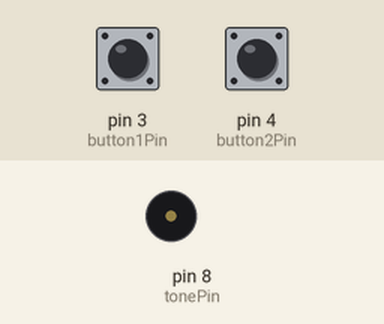
Simulated run of this sketch. Board: Arduino Uno, built with avr-gcc and run on an emulated ATmega328P. Parts: buzzer (waves = sounding). The inputs (shaded band) are chosen by the test bench; at power-on: pin 3 (button1Pin) HIGH, pin 4 (button2Pin) HIGH.

Above: at 1.2 s.
1.3 s: pin 3 (button1Pin) pulled LOW for 0.15 s
At 2.89 s:
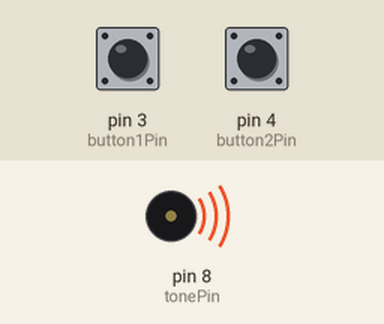
4.4 s: pin 4 (button2Pin) pulled LOW for 3.2 s
Timing chart, 0 to 15.1 s (numbered marks = the images above; inputs shaded):
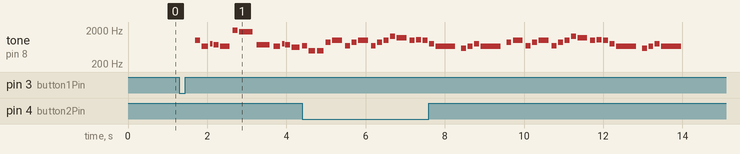

The sketch:

Code.ino
```cpp
/* ENGR 450
   Milestone 1
   Button Controlled Buzzer

   created: 1 Sep 2017
   last modified: 8 Sep 2017
   Authors: Parker Lyman & Tim Logan

   Plays tunes on button presses allowing for one pending button
*/
#include "pitches.h"

//constants
const int button1Pin = 3; //defines location of button one
const int button2Pin = 4; //defines location of button two
const int tonePin = 8; //defines location of buzzer

//variables will change:
int currentState; //is the state at which the code currently is
int patternPlaying; //says which tune pattern is playing
int patternPending; //say which tune pattern is pending
int thisNote;
int note = 0; //The note that the tune is on
int priorTime = 0; //The time of the perivous note
int pauseBetweenNotes = 400; //Sets a pause time between notes

unsigned long patternStartTime; //Creates a long number for the start time


void setup() {
  //initialize the button pin as an input
  pinMode(tonePin, OUTPUT);

  pinMode(button1Pin, INPUT);
  pinMode(button2Pin, INPUT);
  state1Setup();


}

void loop() {
  switch (currentState) { //This switch statment allows the code to step back and forth between the diffrent states
    case 1:
      //Waiting
      state1();
      break;
    case 2:
      //Playing
      state2();
      break;
    case 3:
      //Pending-Playing
      state3();
      break;
  }

}
```

pitches.h
```cpp
/*************************************************
 * Public Constants
 *************************************************/

#define NOTE_B0  31
#define NOTE_C1  33
#define NOTE_CS1 35
#define NOTE_D1  37
#define NOTE_DS1 39
#define NOTE_E1  41
#define NOTE_F1  44
#define NOTE_FS1 46
#define NOTE_G1  49
#define NOTE_GS1 52
#define NOTE_A1  55
#define NOTE_AS1 58
#define NOTE_B1  62
#define NOTE_C2  65
#define NOTE_CS2 69
#define NOTE_D2  73
#define NOTE_DS2 78
#define NOTE_E2  82
#define NOTE_F2  87
#define NOTE_FS2 93
#define NOTE_G2  98
#define NOTE_GS2 104
#define NOTE_A2  110
#define NOTE_AS2 117
#define NOTE_B2  123
#define NOTE_C3  131
#define NOTE_CS3 139
#define NOTE_D3  147
#define NOTE_DS3 156
#define NOTE_E3  165
#define NOTE_F3  175
#define NOTE_FS3 185
#define NOTE_G3  196
#define NOTE_GS3 208
#define NOTE_A3  220
#define NOTE_AS3 233
#define NOTE_B3  247
#define NOTE_C4  262
#define NOTE_CS4 277
#define NOTE_D4  294
#define NOTE_DS4 311
#define NOTE_E4  330
#define NOTE_F4  349
#define NOTE_FS4 370
#define NOTE_G4  392
#define NOTE_GS4 415
#define NOTE_A4  440
#define NOTE_AS4 466
#define NOTE_B4  494
#define NOTE_C5  523
#define NOTE_CS5 554
#define NOTE_D5  587
#define NOTE_DS5 622
#define NOTE_E5  659
#define NOTE_F5  698
#define NOTE_FS5 740
#define NOTE_G5  784
#define NOTE_GS5 831
#define NOTE_A5  880
#define NOTE_AS5 932
#define NOTE_B5  988
#define NOTE_C6  1047
#define NOTE_CS6 1109
#define NOTE_D6  1175
#define NOTE_DS6 1245
#define NOTE_E6  1319
#define NOTE_F6  1397
#define NOTE_FS6 1480
#define NOTE_G6  1568
#define NOTE_GS6 1661
#define NOTE_A6  1760
#define NOTE_AS6 1865
#define NOTE_B6  1976
#define NOTE_C7  2093
#define NOTE_CS7 2217
#define NOTE_D7  2349
#define NOTE_DS7 2489
#define NOTE_E7  2637
#define NOTE_F7  2794
#define NOTE_FS7 2960
#define NOTE_G7  3136
#define NOTE_GS7 3322
#define NOTE_A7  3520
#define NOTE_AS7 3729
#define NOTE_B7  3951
#define NOTE_C8  4186
#define NOTE_CS8 4435
#define NOTE_D8  4699
#define NOTE_DS8 4978
```

playTune1.ino
```cpp
#include "pitches.h"


boolean playTune1(int elapsedTime) {
  //notes for melody 1 (Harry Potter)
  int melody1[] = {NOTE_B5, NOTE_E5, NOTE_G5, NOTE_FS5, NOTE_E5, NOTE_B6, NOTE_A6, NOTE_FS5, NOTE_E5, NOTE_G5,
                   NOTE_FS5,  NOTE_DS5, NOTE_F5, NOTE_B4, NOTE_B4
                  };
  //note durations for melody 1 (Harry Potter)
  int noteDurations1[]  = {8, 6, 16, 8, 4, 8, 3, 3, 6, 16,
                           8, 5, 8, 6, 6
                          };
  if (elapsedTime - priorTime > pauseBetweenNotes) { //this is the funciton that replaces the delay.

    // to calculate the note duration, take one second divided by the note type.
    //e.g. quarter note = 1000 / 4, eighth note = 1000/8, etc.
    int noteDuration = 1000 / noteDurations1[note];
    tone(tonePin, melody1[note], noteDuration);

    // to distinguish the notes, set a minimum time between them.
    // the note's duration + 30% seems to work well:
    pauseBetweenNotes = noteDuration * 1.30;
    priorTime = elapsedTime;
    note = note + 1; //goes to the next note in the melody

  }

  // Check if done
  if (note == 15) {

    note = 1;
    priorTime = 0;
    return true;
  }
  else return false;
}
```

playTune2.ino
```cpp
boolean playTune2(int elapsedTime) {
  //notes for melody 2 (Lost Woods)
  int melody2[] = {NOTE_F5, NOTE_A5, NOTE_B5, NOTE_F5, NOTE_A5, NOTE_B5, NOTE_F5, NOTE_A5, NOTE_B5, NOTE_E6, NOTE_D6, NOTE_B5,
                   NOTE_C6, NOTE_B5, NOTE_G5, NOTE_E5, NOTE_D5, NOTE_E5, NOTE_G5, NOTE_E5
                  };
  //note durations for melody 2 (Lost Woods)
  int noteDurations2[] = {8, 8, 4, 8, 8, 4, 8, 8, 8, 8, 4, 8, 8, 8, 8, 2, 8, 8, 8, 2};


  // iterate over the notes of the melody:
  if (elapsedTime - priorTime > pauseBetweenNotes) {

    // to calculate the note duration, take one second divided by the note type.
    //e.g. quarter note = 1000 / 4, eighth note = 1000/8, etc.
    int noteDuration = 1000 / noteDurations2[note];
    tone(tonePin, melody2[note], noteDuration);

    // to distinguish the notes, set a minimum time between them.
    // the note's duration + 30% seems to work well:
    pauseBetweenNotes = noteDuration * 1.30;
    priorTime = elapsedTime;
    note = note + 1;

  }
  // Check if done
  if (note == 20) {

    note = 1;
    priorTime = 0;
    return true;
  }
  else return false;
}
```

state1.ino
```cpp
void state1Setup() {
  currentState = 1; //allows the switch statment to know it is in state one
  patternPlaying = 0; //clears the patternPlaying value
  patternPending = 0; //clears the patternPending value
}
void state1() {
  int button1 = digitalRead(button1Pin); //checks for if button 1 was pressed
  if (button1 == LOW) { //if button one was pressed sets the tune to play to be tune 1 (Harry Potter)
    patternPlaying = 1;
    state2Setup(); //moves to state2
  }
  int button2 = digitalRead(button2Pin);
  if (button2 == LOW) { //if button two was pressed sets the tune to play to be tune 2 (Lost Woods)
    patternPlaying = 2;
    state2Setup(); //moves to state2
  }
}
```

state2.ino
```cpp
void state2Setup() {
  currentState = 2; //allows the switch statment to know it is in state two
  patternStartTime = millis(); //begins counting the start time
}
boolean done;
void state2() {
  if (note > 2) { //to avoid debounce issues only looks for button presses to queue if the first song is already on the second note
    int button1 = digitalRead(button1Pin);
    if (button1 == LOW) {
      patternPending = 1; //sets the pending pattern to tune 1
      state3Setup(); //moves to state3
    }
    int button2 = digitalRead(button2Pin);
    if (button2 == LOW) {
      patternPending = 2; //sets the pending pattern to tune 2
      state3Setup(); //moves to state3
    }
  }
  //if there are not button presses for a second tune to play this next part of the code will play the tunes.
  unsigned long currentTime = millis(); //sets the current time to be used in the playTune functions
  if (patternPlaying == 1) { //if the tune to play was 1 it will play Harry Potter
    done = playTune1(currentTime - patternStartTime);
  }
  if (patternPlaying == 2) { //if the tune to play was 2 it will play Lost Woods
    done = playTune2(currentTime - patternStartTime);
  }
  if (done == true) { //if the tune playing is done it will go back to state1 the waiting state.
    state1Setup();
  }

}
```

state3.ino
```cpp
void state3Setup() {
  currentState = 3; //allows the switch statment to know it is in state three

}

void state3() {
  //if the buttons where pressed to queue a song this next part of the code will play the current song.
  unsigned long currentTime = millis();

  if (patternPlaying == 1) {
    done = playTune1(currentTime - patternStartTime);
  }
  if (patternPlaying == 2) {
    done = playTune2(currentTime - patternStartTime);
  }

  if (done == true) { //reads the pattern pending from the button presses in state2
    patternPlaying = patternPending; //redefined the song to play from the song that was queued by the button press.
    state2Setup(); //goes back to state two to read future possible button presses.
  }

}
```

Measured:
- after the input at 1.3 s, tone on pin 8 (tonePin): plays 988 Hz for 0.13 s, 659 Hz for 0.17 s, 784 Hz for 0.06 s, 740 Hz for 0.13 s, 659 Hz for 0.25 s, 1976 Hz for 0.13 s … (12 notes in this stretch), starting after 0.40 s
